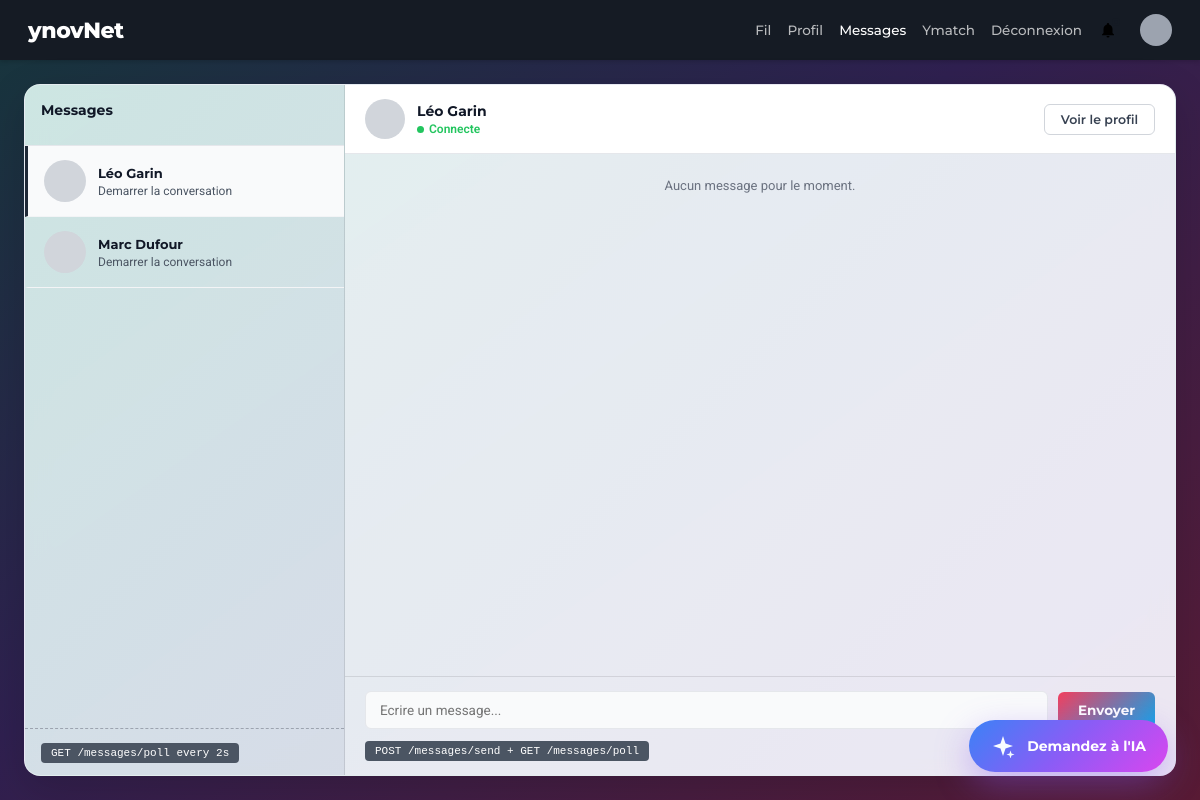
The page /messages (signed in) on the database its author committed.
### tables this page shows
CREATE TABLE users (
  id BIGINT UNSIGNED AUTO_INCREMENT PRIMARY KEY,
  username VARCHAR(50) NOT NULL UNIQUE,
  nom VARCHAR(50) NOT NULL,
  prenom VARCHAR(50) NOT NULL,
  formation VARCHAR(100),
  profile_picture VARCHAR(255),
  banner_picture VARCHAR(255),
  email VARCHAR(100) NOT NULL UNIQUE,
  password TEXT NOT NULL,
  bio TEXT,
  created_at TIMESTAMP DEFAULT CURRENT_TIMESTAMP
);

### src/controllers/messageController.php (called while the page is built, shortened)
<?php
class MessageController {
    public function index(): void {
        $currentUserId = (int) $_SESSION['user_id'];
        $contacts = [];
        $selectedUser = null;
        $conversationMessages = [];
        try {
            $pdo = $this->getPdo();
            $contacts = $this->loadContacts($pdo, $currentUserId);
            $requestedUserId = (int) ($_GET['with'] ?? 0);
            if ($requestedUserId <= 0 && !empty($contacts)) {
                $requestedUserId = (int) $contacts[0]['id'];
            }
            if ($requestedUserId > 0) {
                $selectedUser = $this->loadUserById($pdo, $requestedUserId);
                if ($selectedUser) {
                    $conversationMessages = $this->loadConversationMessages($pdo, $currentUserId, $requestedUserId);
                }
            }
        } catch (\PDOException $exception) {
            $contacts = [];
            $selectedUser = null;
            $conversationMessages = [];
        }
        require_once __DIR__ . '/../Views/layout/header.php';
        require_once __DIR__ . '/../Views/messages.php';
        require_once __DIR__ . '/../Views/layout/footer.php';
    }
    private function loadContacts(\PDO $pdo, int $currentUserId): array {
        $stmt = $pdo->prepare(
            'SELECT u.id, u.username, u.prenom, u.nom,
                    lm.content AS last_message,
                    lm.created_at AS last_message_at
             FROM users u
             LEFT JOIN (
               SELECT m1.sender_id, m1.receiver_id, m1.content, m1.created_at, m1.id
               FROM messages m1
               INNER JOIN (
                 SELECT
                   LEAST(sender_id, receiver_id) AS user_a,
                   GREATEST(sender_id, receiver_id) AS user_b,
                   MAX(id) AS max_id
                 FROM messages
                 WHERE sender_id = :me OR receiver_id = :me
                 GROUP BY LEAST(sender_id, receiver_id), GREATEST(sender_id, receiver_id)
               ) t ON t.max_id = m1.id
             ) lm
               ON (
                 (lm.sender_id = :me AND lm.receiver_id = u.id)
                 OR
                 (lm.receiver_id = :me AND lm.sender_id = u.id)
               )
             WHERE u.id <> :me
             ORDER BY (lm.created_at IS NULL) ASC, lm.created_at DESC, u.prenom ASC, u.nom ASC'
        );
        $stmt->execute(['me' => $currentUserId]);
        return $stmt->fetchAll() ?: [];
    }
    private function loadUserById(\PDO $pdo, int $userId): ?array {
        $stmt = $pdo->prepare('SELECT id, username, prenom, nom FROM users WHERE id = :id LIMIT 1');
        $stmt->execute(['id' => $userId]);
        $user = $stmt->fetch();
        return $user ?: null;
    }
    private function loadConversationMessages(\PDO $pdo, int $currentUserId, int $otherUserId): array {
        $stmt = $pdo->prepare(
            'SELECT id, sender_id, receiver_id, content, created_at
             FROM messages
             WHERE (
                (sender_id = :me AND receiver_id = :other)
                OR
                (sender_id = :other AND receiver_id = :me)
             )
             ORDER BY id ASC'
        );
        $stmt->execute([
            'me' => $currentUserId,
            'other' => $otherUserId,
        ]);
        return $stmt->fetchAll() ?: [];
    }
    private function getPdo(): \PDO {
        $host = getenv('DB_HOST') ?: '127.0.0.1';
        $port = getenv('DB_PORT') ?: '3306';
        $dbName = getenv('DB_NAME') ?: 'projet_48h';
        $username = getenv('DB_USER') ?: 'root';
        $password = getenv('DB_PASS') ?: '';
        $dsn = "mysql:host={$host};port={$port};dbname={$dbName};charset=utf8mb4";
        $pdo = new \PDO($dsn, $username, $password, [
            \PDO::ATTR_ERRMODE => \PDO::ERRMODE_EXCEPTION,
            \PDO::ATTR_DEFAULT_FETCH_MODE => \PDO::FETCH_ASSOC,
        ]);
        return $pdo;
    }
}

### public/index.php (called while the page is built, shortened)
<?php
$router = new Router();
$router->add('/login', 'AuthController', 'login');
$router->add('/register', 'AuthController', 'register');
$router->add('/logout', 'AuthController', 'logout');
$router->add('/feed', 'FeedController', 'index');
$router->add('/feed.php', 'FeedController', 'index');
$router->add('/posts', 'PostController', 'create');
$router->add('/posts/like', 'PostController', 'toggleLike');
$router->add('/posts/comment', 'PostController', 'addComment');
$router->add('/posts/comment/delete', 'PostController', 'deleteComment');
$router->add('/posts/delete', 'PostController', 'delete');
$router->add('/profile', 'ProfileController', 'show');
$router->add('/profile/update', 'ProfileController', 'update');
$router->add('/user', 'ProfileController', 'showUser');
$router->add('/messages', 'MessageController', 'index');
$router->add('/messages/send', 'MessageController', 'send');
$router->add('/messages/poll', 'MessageController', 'poll');
$requestUri = $_SERVER['REQUEST_URI'] ?? '/';
$requestPath = parse_url($requestUri, PHP_URL_PATH) ?? '/';
$basePath = rtrim(str_replace('\\', '/', dirname($_SERVER['SCRIPT_NAME'] ?? '/')), '/');
if ($basePath !== '' && $basePath !== '/' && strpos($requestPath, $basePath) === 0) {
    $requestPath = substr($requestPath, strlen($basePath));
}
$router->dispatch($requestPath);

### src/views/messages.php (the view, shortened to what this page needs)
<?php
$basePath = $basePath ?? '';
$selectedUserId = (int) ($selectedUser['id'] ?? 0);
$selectedDisplayName = trim(((string) ($selectedUser['prenom'] ?? '')) . ' ' . ((string) ($selectedUser['nom'] ?? '')));
?>
<div style="flex:1; padding:24px; display:flex; flex-direction:column; align-items:center;">
  <div style="width:100%; max-width:1200px; flex:1; display:flex; background:var(--container-gradient); backdrop-filter:blur(12px); border-radius:16px; overflow:hidden; box-shadow:0 12px 40px rgba(0,0,0,0.15); border:1px solid rgba(255,255,255,0.4); min-height:620px;">
    <div style="width:320px;flex-shrink:0;border-right:1px solid rgba(0,0,0,0.1);display:flex;flex-direction:column;">
      <div style="padding:16px;border-bottom:1px solid #e5e7eb;">
        <h2 style="font-family:'Montserrat',sans-serif;font-size:14px;font-weight:700;color:#111827;margin-bottom:10px;">Messages</h2>
      </div>
      <div style="flex:1;overflow-y:auto;">
        <?php if (empty($contacts)): ?>
          <div style="padding:16px;font-size:13px;color:#6b7280;">Aucun compte disponible.</div>
        <?php else: ?>
          <?php foreach ($contacts as $contact): ?>
            <?php
              $contactId = (int) ($contact['id'] ?? 0);
              $isActive = ($selectedUserId === $contactId);
              $contactName = trim(((string) ($contact['prenom'] ?? '')) . ' ' . ((string) ($contact['nom'] ?? '')));
              $lastPreview = trim((string) ($contact['last_message'] ?? ''));
              if ($lastPreview === '') {
                  $lastPreview = 'Demarrer la conversation';
              }
            ?>
            <a
              href="<?= htmlspecialchars($basePath . '/messages?with=' . $contactId, ENT_QUOTES, 'UTF-8') ?>"
              style="display:flex;align-items:center;gap:12px;padding:14px 16px;border-left:3px solid <?= $isActive ? '#1f2937' : 'transparent' ?>;background:<?= $isActive ? '#f9fafb' : 'transparent' ?>;border-bottom:1px solid #f3f4f6;text-decoration:none;"
            >
              <div style="width:42px;height:42px;border-radius:50%;background:#d1d5db;flex-shrink:0;"></div>
              <div style="flex:1;min-width:0;">
                <div style="display:flex;justify-content:space-between;align-items:baseline;margin-bottom:3px;gap:8px;">
                  <span style="font-family:'Montserrat',sans-serif;font-size:13px;font-weight:700;color:#111827;white-space:nowrap;overflow:hidden;text-overflow:ellipsis;"><?= htmlspecialchars($contactName, ENT_QUOTES, 'UTF-8') ?></span>
                </div>
                <p style="font-size:12px;color:#4b5563;white-space:nowrap;overflow:hidden;text-overflow:ellipsis;"><?= htmlspecialchars($lastPreview, ENT_QUOTES, 'UTF-8') ?></p>
              </div>
            </a>
          <?php endforeach; ?>
        <?php endif; ?>
      </div>
      <div style="padding:12px 16px;border-top:1px dashed var(--gray-400);">
        <span class="badge-api">GET /messages/poll every 2s</span>
      </div>
    </div>
    <div style="flex:1;display:flex;flex-direction:column;background:rgba(255,255,255,0.4);">
      <?php if ($selectedUserId <= 0 || !$selectedUser): ?>
        <div style="flex:1;display:flex;align-items:center;justify-content:center;color:#6b7280;font-size:14px;">Choisis un compte pour commencer a discuter.</div>
      <?php else: ?>
        <div style="background:#fff;border-bottom:1px solid #e5e7eb;padding:14px 20px;display:flex;justify-content:space-between;align-items:center;">
          <div style="display:flex;align-items:center;gap:12px;">
            <div style="width:40px;height:40px;border-radius:50%;background:#d1d5db;"></div>
            <div>
              <p style="font-family:'Montserrat',sans-serif;font-size:14px;font-weight:700;color:#111827;margin-bottom:2px;"><?= htmlspecialchars($selectedDisplayName, ENT_QUOTES, 'UTF-8') ?></p>
              <p style="font-size:12px;color:#22c55e;font-weight:600;display:flex;align-items:center;gap:5px;">
                <span style="width:7px;height:7px;border-radius:50%;background:#22c55e;display:inline-block;"></span>Connecte
              </p>
            </div>
          </div>
          <a href="<?= htmlspecialchars($basePath . '/user?id=' . $selectedUserId, ENT_QUOTES, 'UTF-8') ?>" class="btn-outline" style="font-size:12.5px;padding:7px 16px;">Voir le profil</a>
        </div>
        <div id="conversation-messages" style="flex:1;overflow-y:auto;padding:24px 28px;display:flex;flex-direction:column;gap:12px;">
          <?php if (empty($conversationMessages)): ?>
            <div style="text-align:center;color:#6b7280;font-size:13px;">Aucun message pour le moment.</div>
          <?php endif; ?>
        </div>
        <div style="background:transparent;border-top:1px solid rgba(0,0,0,0.1);padding:14px 20px;">
          <form id="message-form" style="display:flex;align-items:center;gap:10px;" action="<?= htmlspecialchars($basePath . '/messages/send', ENT_QUOTES, 'UTF-8') ?>" method="POST">
            <input id="message-input" type="text" name="content" placeholder="Ecrire un message..." maxlength="2000" required
              style="flex:1;border:1.5px solid #e5e7eb;border-radius:6px;padding:10px 14px;font-family:'Roboto',sans-serif;font-size:13.5px;color:#374151;background:#f9fafb;outline:none;transition:border-color .2s;"
              onfocus="this.style.borderColor='#374151'" onblur="this.style.borderColor='#e5e7eb'">
            <button class="btn-dark" style="flex-shrink:0;" type="submit">Envoyer</button>
          </form>
          <div style="margin-top:10px;">
            <span class="badge-api">POST /messages/send + GET /messages/poll</span>
          </div>
        </div>
      <?php endif; ?>
    </div>
  </div>
</div>

### src/views/layout/header.php (style rules this page uses)
*, *::before, *::after { box-sizing: border-box; margin: 0; padding: 0; }
a { text-decoration: none; color: inherit; }
:root { --dark: #111827; --gray-100: #f4f4f4; --gray-200: #e5e7eb; --gray-300: #d1d5db; --gray-400: #9ca3af; --gray-500: #6b7280; --gray-700: #374151; --gray-900: #111827; --white: #ffffff; --bg-gradient: linear-gradient(145deg, #16363c 0%, #2f2050 45%, #591b35 100%); --container-gradient: linear-gradient(135deg, rgba(220,245,240,0.92) 0%, rgba(235,230,250,0.92) 100%); --btn-gradient: linear-gradient(135deg, #f43f5e 0%, #0ea5e9 100%); --teal-solid: #0d9488; }
body { margin: 0; padding: 0; background: var(--bg-gradient); min-height: 100vh; display: flex; flex-direction: column; font-family: 'Roboto', sans-serif; -webkit-font-smoothing: antialiased; color: var(--white); }
.badge-api { display: inline-flex; font-family: 'SFMono-Regular', monospace; font-size: 11px; color: #ffffff; background: #4b5563; border-radius: 4px; padding: 4px 10px; }
.btn-dark { background: var(--btn-gradient); color: var(--white); border: none; font-family: 'Montserrat', sans-serif; font-weight: 700; font-size: 13.5px; border-radius: 6px; padding: 10px 20px; cursor: pointer; transition: opacity .15s; }
.btn-outline { background: var(--white); color: var(--gray-700); border: 1.5px solid var(--gray-300); font-family: 'Montserrat', sans-serif; font-weight: 600; font-size: 12.5px; border-radius: 6px; padding: 7px 14px; cursor: pointer; display: inline-flex; align-items: center; gap: 5px; }

### rows shown on the page
users: contactName "Léo Garin", lastPreview "Demarrer la conversation", selectedDisplayName "Léo Garin"
users: contactName "Marc Dufour", lastPreview "Demarrer la conversation"
